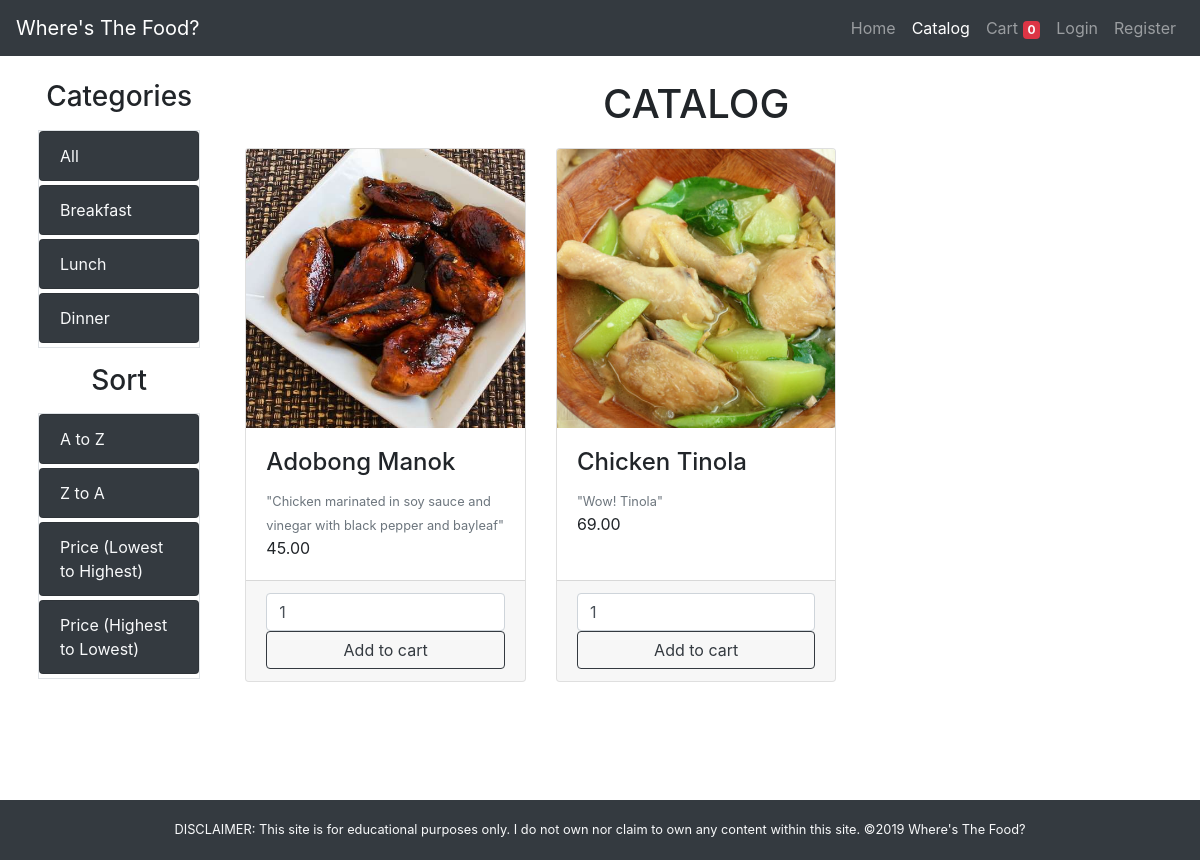
Screenshot of /app/views/catalog.php?category=3 with the database file from the repository.
### tables this page shows
CREATE TABLE `categories` (
  `id` int(11) NOT NULL,
  `name` varchar(255) NOT NULL
);

CREATE TABLE `items` (
  `id` int(11) NOT NULL,
  `name` varchar(255) NOT NULL,
  `price` decimal(18,2) NOT NULL,
  `description` varchar(255) NOT NULL,
  `image_path` varchar(255) DEFAULT NULL,
  `category_id` int(11) NOT NULL
);

### app/views/catalog.php (the view, shortened to what this page needs)
<?php
	require_once("../partials/template.php");
?>
<?php function get_page_content() { ?>
	<?php
		global $conn;
	?>
	<?php if(!isset($_SESSION["user"]) || isset($_SESSION["user"]) && $_SESSION["user"]["role_id"] == 2): ?>
	<div class="container p-2">
		<div class="row">
			<div class="col-lg-2">
				<div class="row">
					<div class="col-12 col-md-6 col-lg-12">
						<h3 class="my-3 text-center">Categories</h3>
						<ul class="list-group border">
							<a href="?">
									<li class="list-group-item text-light bg-dark mb-1">
										All
									</li>
							</a>
							<?php
								$for_cat_query="SELECT * FROM categories";
								$cat_query=mysqli_query($conn, $for_cat_query);
							?>
							<?php foreach($cat_query as $cat) { ?>
								<a href="?category=<?php echo $cat["id"] ?>">
									<li class="list-group-item text-light bg-dark mb-1">
										<?php echo $cat["name"] ?>
									</li>
								</a>
							<?php } ?>
						</ul>
					</div>
					<div class="col-12 col-md-6 col-lg-12">
						<h3 class="my-3 text-center">Sort</h3>
						<ul class="list-group border">
							<a href="../controllers/sort.php?sort=name_asc">
								<li class="list-group-item text-light bg-dark mb-1">
									A to Z
								</li>
							</a>
							<a href="../controllers/sort.php?sort=name_des">
								<li class="list-group-item text-light bg-dark mb-1">
									Z to A
								</li>
							</a>
							<a href="../controllers/sort.php?sort=price_asc">
								<li class="list-group-item text-light bg-dark mb-1">
									Price (Lowest to Highest)
								</li>
							</a>
							<a href="../controllers/sort.php?sort=price_des">
								<li class="list-group-item text-light bg-dark mb-1">
									Price (Highest to Lowest)
								</li>
							</a>
						</ul>
					</div>
				</div>
			</div>
			<div class="col-lg-10">
				<div class="container">
					<div class="row">
						<div class="col-12">
							<h1 class="my-3 text-center">CATALOG</h1>
						</div>
						<?php
							$where_query = "";
							if(isset($_GET["category"])) $where_query = "WHERE category_id='" . $_GET["category"] . "'";
							$order_by_query = "";
							$query = "SELECT * FROM items " . $where_query . $order_by_query;
							$retrieve_items_query = mysqli_query($conn, $query);
						?>
						<?php foreach($retrieve_items_query as $item) { ?>
							<div class="col-md-6 col-lg-4 py-1">
								<div class="card h-100">
									<img class="card-img-top" src="<?php echo $item["image_path"]; ?>">
									<div class="card-body">
										<h4 class="card-title">
											<?php echo $item["name"]; ?>
										</h4>
										<p class="card-text">
											<small class="text-muted">"<?php echo $item["description"] ?>"</small>
											<br>
											<?php echo $item["price"] ?>
										</p>
									</div>
									<div class="card-footer">
										<input type="number" class="form-control" value="1" min="0">
										<button type="button" class="btn btn-block btn-outline-dark add-to-cart" data-id="<?php echo $item["id"] ?>">Add to cart</button>
									</div>
								</div>
							</div>
						<?php } ?>
					</div>
				</div>
			</div>
		</div>
	</div>
	<?php else:
		header("Location: ./error.php");
	endif;?>
<?php } ?>

### app/assets/css/style.css (style rules this page uses)
body { min-height: 100vh; position: relative; }

### rows the page displays
categories: name "Breakfast"
categories: name "Lunch"
categories: name "Dinner"
items: image_path (picture), name "Adobong Manok", description "Chicken marinated in soy sauce and vinegar with black pepper and bayleaf", price "45.00"
items: image_path (picture), name "Chicken Tinola", description "Wow! Tinola", price "69.00"
